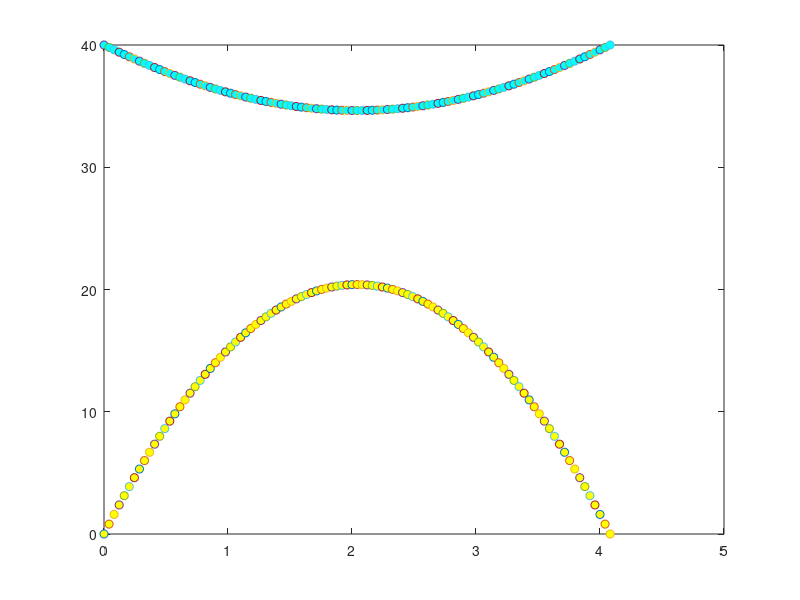

Here is the MATLAB script that generated this plot:
% plot_ex25.m
% Study the projectile trajectory and velocity
clearvars; clc; close all
% Given data:
g=9.8;      % acceleration due to Earth gravity in m/s^2
theta=30;   % angle to the horizontal axis in degrees
v0=40;      % speed of the thrown ball in m/s
% t_hit is time needed for the thrown ball to hit the ground.
% h is height of the thrown ball relative to the ground in m.
% v is speed of the thrown ball over time.
% t is a time series for computation in [sec].
% dt is increment of total time. 
t_hit=2*v0*sin(theta*pi/180)/g;
dt=t_hit/80; t=(0:dt:t_hit);
h=v0*t.*sin(theta*pi/180) - 0.5*g*t.^2;
v=sqrt(v0*v0-2*v0*g*t.*sin(theta*pi/180)+g*g*t.^2);
%% Animated plot of the projectile
dt=t_hit/100; t=(0:dt:t_hit);
for ii=1:length(t) 
h(ii)=v0*t(ii).*sin(theta*pi/180) - 0.5*g*t(ii).^2;
plot(t(ii), h(ii), 'o:', 'markerfacecolor', 'y')
hold all
M(ii)=getframe(gcf);
end
% movie(M, 1)
%% Animated plot of the projectile velocity
for ii=1:length(t) 
v(ii)=sqrt(v0^2-2*v0*g*t(ii).*sin(theta*pi/180)+g^2*t(ii).^2);
drawnow
plot(t(ii), v(ii), 'o:', 'markerfacecolor', 'c'), hold all
end
